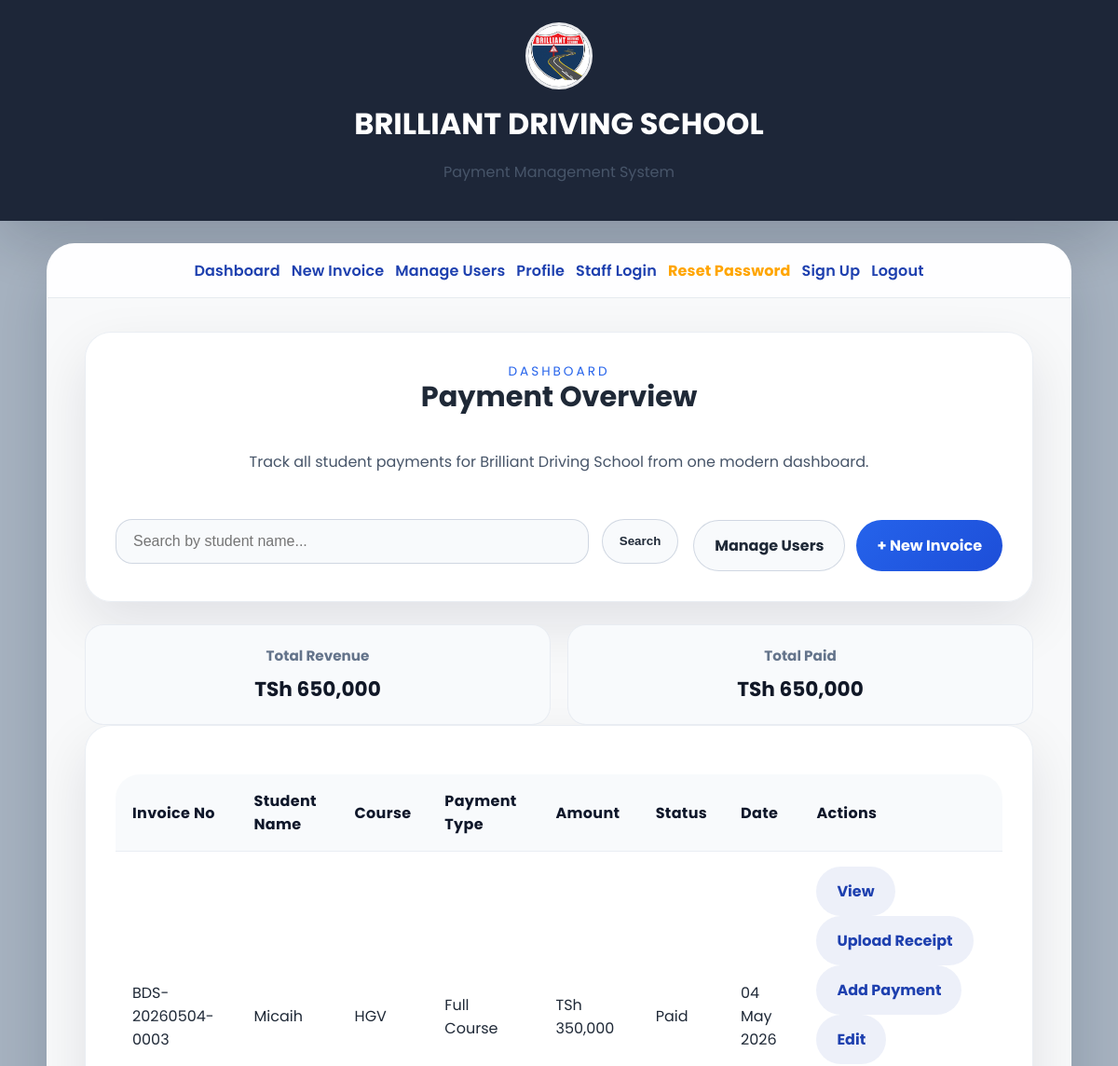
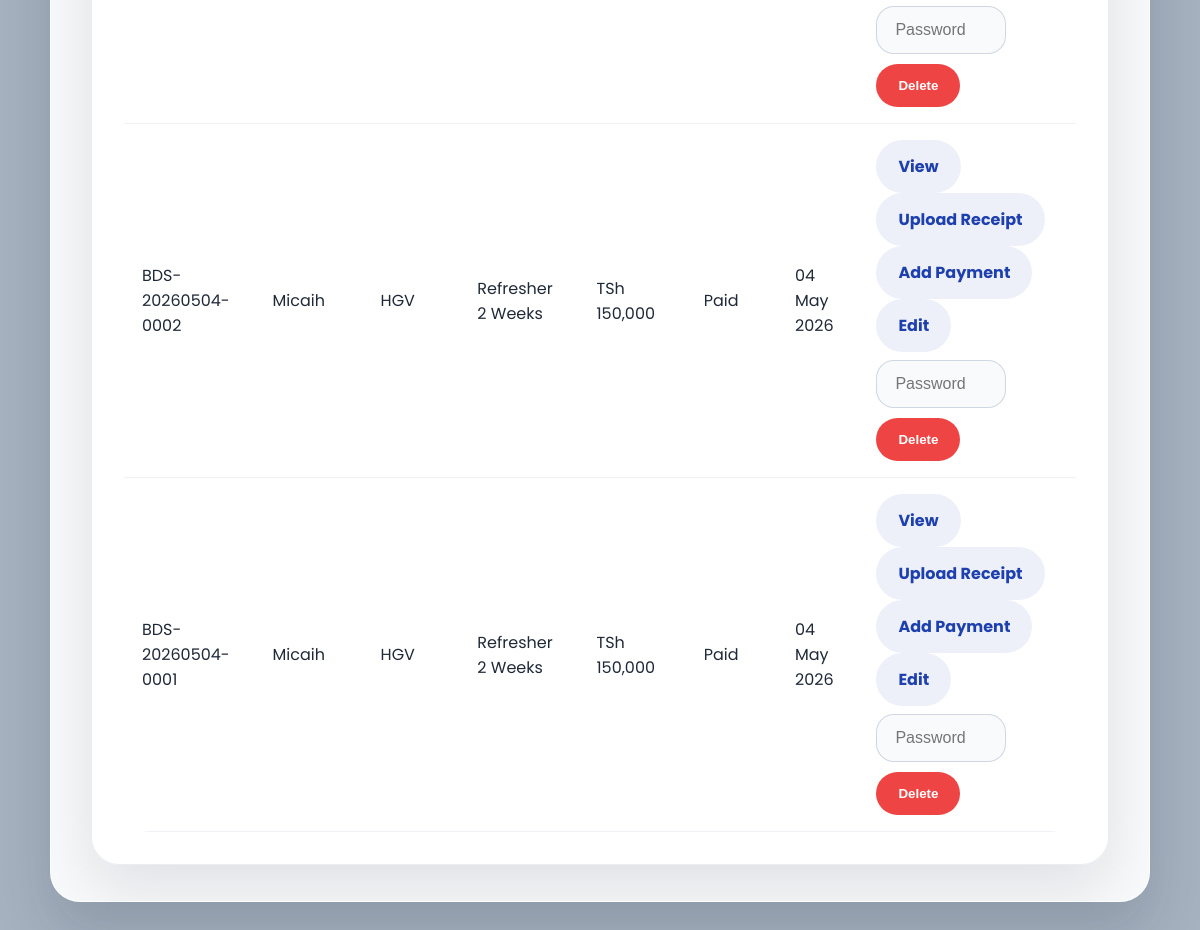
The app's page /dashboard (signed in), older data (2 pictures, top to bottom).
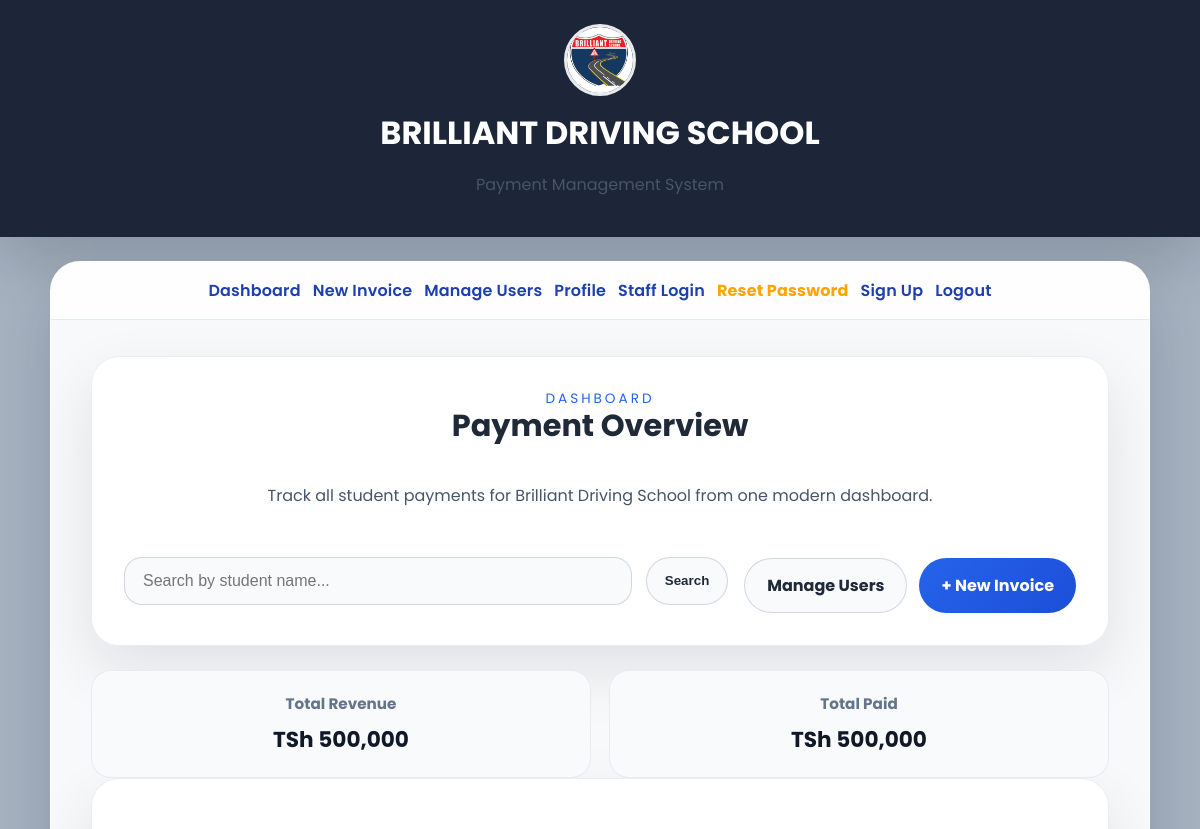
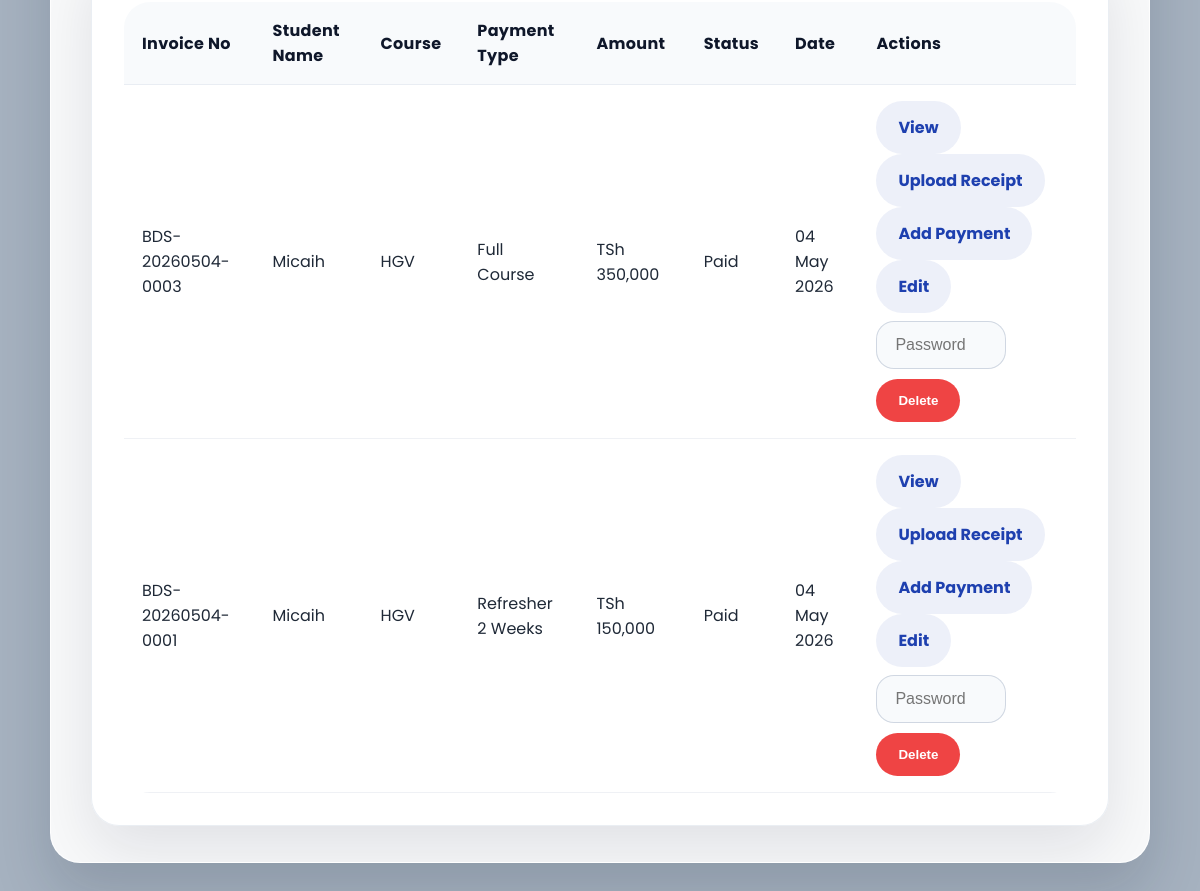
The same page, newer data (2 pictures, top to bottom).
### app.py (models this page shows)
class Payment(db.Model):
    id = db.Column(db.Integer, primary_key=True)
    invoice_no = db.Column(db.String(50), unique=True, nullable=False)
    student_name = db.Column(db.String(150), nullable=False)
    course = db.Column(db.String(50), nullable=False)
    payment_type = db.Column(db.String(100), nullable=False)
    amount = db.Column(db.Integer, nullable=False)
    status = db.Column(db.String(20), default="Paid")
    date = db.Column(db.String(50), nullable=False)
    created_at = db.Column(db.DateTime, default=datetime.utcnow)
    security_hash = db.Column(db.String(128), nullable=False)  # SHA-256 hash
    digital_signature = db.Column(db.String(128), nullable=False)  # HMAC signature
    verification_code = db.Column(db.String(16), nullable=False)  # Random verification code
    security_pattern = db.Column(db.String(32), nullable=False)  # Unique pattern

### app.py (the view, shortened to what this page needs)
@app.route('/dashboard')
def dashboard():
    if 'user' not in session:
        return redirect(url_for('home'))
    search = request.args.get('search', '')
    user_type = session.get('user_type', 'student')
    if user_type in ['admin', 'staff']:
        payments = Payment.query.order_by(Payment.created_at.desc()).all()
        payments = Payment.query.filter(Payment.student_name.contains(search)).order_by(Payment.created_at.desc()).all() if search else payments
        total_revenue = sum(p.amount for p in payments)
        total_paid = sum(p.amount for p in payments if p.status == "Paid")
    return render_template('dashboard.html',
                         payments=payments,
                         total_revenue=total_revenue,
                         total_paid=total_paid,
                         search=search,
                         user_type=user_type)

### app.py (called while the page is built)
@app.context_processor
def inject_globals():
    return {
        'user_type': session.get('user_type', 'student'),
        'translate': translate
    }

def get_language():
    return session.get('language', 'en')

### templates/dashboard.html (shortened to what this page needs)
{% extends "base.html" %}
{% block body_class %}dashboard{% endblock %}
{% block content %}
<div class="hero-card">
    <div class="center-pane">
        <span class="section-lead">Dashboard</span>
        <h2>Payment Overview</h2>
        <p>Track all student payments for Brilliant Driving School from one modern dashboard.</p>
    </div>
    <form method="GET" action="{{ url_for('dashboard') }}" class="form-grid search-panel">
        <div class="form-grid search-group">
            <input class="form-field" type="text" name="search" value="{{ search }}" placeholder="Search by student name...">
            <button type="submit" class="btn btn-secondary btn-search">Search</button>
        </div>
        <div class="button-row button-row-right">
            {% if user_type == 'admin' %}
                <a href="{{ url_for('manage_users') }}" class="btn btn-secondary">{{ translate('manage_users') }}</a>
                <a href="{{ url_for('new_invoice') }}" class="btn btn-primary">+ {{ translate('new_invoice') }}</a>
            {% endif %}
        </div>
    </form>
</div>
<div class="summary-grid">
    {% if user_type in ['admin', 'staff'] %}
    <div class="summary-card">
        <strong>{{ translate('total_revenue') }}</strong>
        <span>TSh {{ "{:,}".format(total_revenue) }}</span>
    </div>
    <div class="summary-card">
        <strong>{{ translate('total_paid') }}</strong>
        <span>TSh {{ "{:,}".format(total_paid) }}</span>
    </div>
    {% endif %}
</div>
<div class="table-card">
    <div class="table-wrapper">
        <table>
            <thead>
                <tr>
                    <th>{{ translate('invoice_no') }}</th>
                    <th>{{ translate('student_name') }}</th>
                    <th>{{ translate('course') }}</th>
                    <th>{{ translate('payment_type') }}</th>
                    <th>{{ translate('amount') }}</th>
                    <th>{{ translate('status') }}</th>
                    <th>{{ translate('date') }}</th>
                    <th>{{ translate('actions') }}</th>
                </tr>
            </thead>
            <tbody>
                {% for payment in payments %}
                <tr>
                    <td>{{ payment.invoice_no }}</td>
                    <td>{{ payment.student_name }}</td>
                    <td>{{ payment.course }}</td>
                    <td>{{ payment.payment_type }}</td>
                    <td>TSh {{ "{:,}".format(payment.amount) }}</td>
                    <td>{{ payment.status }}</td>
                    <td>{{ payment.date }}</td>
                    <td>
                        {% if user_type in ['admin', 'staff'] %}
                        <a href="{{ url_for('view_invoice', invoice_no=payment.invoice_no) }}" class="btn btn-tertiary">View</a>
                        <a href="{{ url_for('upload_receipt', payment_id=payment.id) }}" class="btn btn-tertiary">{{ translate('upload_receipt') }}</a>
                        {% if user_type == 'admin' %}
                        <a href="{{ url_for('add_payment', payment_id=payment.id) }}" class="btn btn-tertiary">{{ translate('add_payment') }}</a>
                        <a href="{{ url_for('edit_payment', id=payment.id) }}" class="btn btn-tertiary">{{ translate('edit') }}</a>
                        <form method="POST" action="{{ url_for('delete_payment', id=payment.id) }}" class="action-row">
                            <input class="form-field password-input" type="password" name="password" placeholder="Password" required>
                            <button type="submit" class="btn btn-danger" onclick="return confirm('Are you sure you want to delete this payment?')">{{ translate('delete') }}</button>
                        </form>
                        {% endif %}
                        {% else %}
                        <a href="{{ url_for('view_invoice', invoice_no=payment.invoice_no) }}" class="btn btn-tertiary">View</a>
                        <button onclick="requestPasswordReset()" class="btn btn-tertiary">{{ translate('request_password') }}</button>
                        {% endif %}
                    </td>
                </tr>
                {% endfor %}
            </tbody>
        </table>
    </div>
</div>
{% endblock %}

### templates/base.html (shortened to what this page needs)
<!DOCTYPE html>
<html lang="en">
<head>
    <link rel="stylesheet" href="{{ url_for('static', filename='style.css') }}">
</head>
<body class="{% block body_class %}{% endblock %}">
    <div class="header">
        <img src="/static/logo.png" alt="Logo" class="logo" onerror="this.src='https://via.placeholder.com/80?text=DS';">
        <h1>BRILLIANT DRIVING SCHOOL</h1>
        <p>Payment Management System</p>
    </div>
    <div class="container">
        <nav>
            <a href="{{ url_for('dashboard') }}">{{ translate('dashboard') }}</a>
            {% if user_type == 'admin' %}
                <a href="{{ url_for('new_invoice') }}">{{ translate('new_invoice') }}</a>
                <a href="{{ url_for('manage_users') }}">{{ translate('manage_users') }}</a>
            {% endif %}
            {% if user_type in ['admin', 'staff'] %}
                <a href="{{ url_for('profile') }}">{{ translate('profile') }}</a>
            {% endif %}
            {% if user_type in ['admin', 'staff'] %}
                <a href="{{ url_for('staff_login') }}">{{ translate('staff_login') }}</a>
            {% endif %}
            {% if user_type %}
                <a href="{{ url_for('request_password_reset') }}" style="color: orange; font-weight: bold;">Reset Password</a>
            {% endif %}
            <a href="{{ url_for('signup') }}">{{ translate('signup') }}</a>
            <a href="{{ url_for('logout') }}">{{ translate('logout') }}</a>
        </nav>
        <div class="content">
            {% block content %}{% endblock %}
        </div>
    </div>
</body>
</html>

### static/style.css (style rules this page uses)
* { box-sizing: border-box; }
html { scroll-behavior: smooth; }
body { font-family: 'Poppins', sans-serif; margin: 0; min-height: 100vh; color: #1f2937; background-color: #e2e8f0; background-size: cover; background-position: center; background-repeat: no-repeat; }
body::before { content: ''; position: fixed; inset: 0; z-index: -1; background: rgba(14, 42, 71, 0.28); pointer-events: none; backdrop-filter: blur(1px); }
body.dashboard { background-image: url('https://images.unsplash.com/photo-1518684079-d5120d9d9f03?auto=format&fit=crop&w=1500&q=80'); }
.header { background: rgba(15, 23, 42, 0.9); color: white; padding: 24px 0; text-align: center; box-shadow: 0 20px 60px rgba(15, 23, 42, 0.2); }
.logo { width: 72px; height: 72px; border-radius: 50%; border: 3px solid rgba(255, 255, 255, 0.9); object-fit: cover; margin-bottom: 12px; }
.container { max-width: 1100px; margin: 24px auto 40px; background: rgba(255, 255, 255, 0.92); border-radius: 30px; box-shadow: 0 30px 60px rgba(15, 23, 42, 0.16); overflow: hidden; border: 1px solid rgba(255,255,255,0.8); }
nav { background: rgba(255, 255, 255, 0.85); padding: 16px 30px; border-bottom: 1px solid rgba(148, 163, 184, 0.22); display: flex; flex-wrap: wrap; gap: 12px; justify-content: center; }
nav a { margin: 0; text-decoration: none; color: #1e40af; font-weight: 600; letter-spacing: 0.01em; }
.content { padding: 36px 40px; }
.hero-card, .form-card, .table-card { background: rgba(255, 255, 255, 0.95); border-radius: 28px; padding: 32px; box-shadow: 0 24px 60px rgba(15, 23, 42, 0.1); border: 1px solid rgba(203, 213, 225, 0.4); }
h1, h2, h3 { margin-top: 0; line-height: 1.1; }
h2 { font-size: clamp(1.9rem, 2.2vw, 2.4rem); }
p { color: #475569; }
.form-grid { display: grid; gap: 18px; }
.form-field { width: 100%; padding: 14px 18px; border-radius: 18px; border: 1px solid rgba(148, 163, 184, 0.4); background: rgba(248, 250, 252, 0.98); color: #0f172a; font-size: 1rem; }
.btn { display: inline-flex; align-items: center; justify-content: center; gap: 8px; padding: 14px 22px; border-radius: 999px; border: none; font-weight: 700; cursor: pointer; transition: transform .18s ease, box-shadow .18s ease, background .18s ease; text-decoration: none; }
.btn-primary { background: linear-gradient(135deg, #2563eb, #1d4ed8); color: white; }
.btn-secondary { background: #f8fafc; color: #1f2937; border: 1px solid rgba(148, 163, 184, 0.4); }
.btn-danger { background: #ef4444; color: white; }
.btn-tertiary { background: rgba(30, 64, 175, 0.08); color: #1e40af; }
.button-row { display: flex; flex-wrap: wrap; gap: 14px; justify-content: center; margin-top: 10px; }
.center-pane { display: flex; justify-content: center; align-items: center; flex-direction: column; text-align: center; }
.table-wrapper { overflow-x: auto; border-radius: 26px; margin-top: 20px; }
table { width: 100%; border-collapse: collapse; min-width: 780px; }
th, td { padding: 16px 18px; text-align: left; border-bottom: 1px solid rgba(148, 163, 184, 0.15); }
th { background: rgba(248, 250, 252, 0.93); color: #0f172a; font-weight: 700; letter-spacing: 0.02em; }
.summary-grid { display: grid; grid-template-columns: repeat(auto-fit, minmax(220px, 1fr)); gap: 18px; margin-top: 24px; }
.summary-card { background: #f8fafc; border-radius: 20px; padding: 22px; text-align: center; box-shadow: inset 0 0 0 1px rgba(148, 163, 184, 0.16); }
.summary-card strong { display: block; font-size: 0.95rem; color: #64748b; margin-bottom: 8px; }
.summary-card span { display: block; font-size: 1.35rem; color: #111827; font-weight: 700; }
.section-lead { font-size: 0.85rem; letter-spacing: 0.22em; color: #2563eb; text-transform: uppercase; }
.action-row { display: inline-flex; gap: 10px; align-items: center; flex-wrap: wrap; margin-top: 8px; }
.password-input { width: 130px; margin: 0; }
.search-panel { margin-top: 24px; align-items: center; grid-template-columns: 1fr auto; gap: 16px; }
.search-group { grid-template-columns: 1fr auto; gap: 14px; }
.btn-search { padding: 12px 18px; }
.button-row-right { justify-content: flex-end; gap: 12px; }

Row changes from the older to the newer data that the page shows:
removed Payment: invoice_no "BDS-20260504-0002", student_name "Micaih", course "HGV", payment_type "Refresher 2 Weeks", amount "150,000", status "Paid", date "04 May 2026"
Text that changed along with them:
{{ "{:,}".format(total_revenue) }}: "650,000" → "500,000"
{{ "{:,}".format(total_paid) }}: "650,000" → "500,000"
